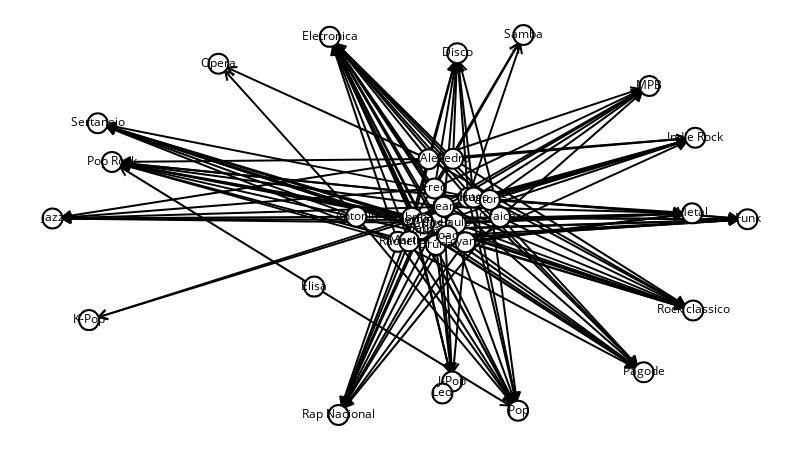

The notebook cell saved with this chart:
### Code cell
sn.show_graph(g2, nlab=True)

### Figure 1 — Plotly figure (JSON) as saved in the notebook; plotly's stock layout.template omitted (floating-point values rounded to 4 significant figures; data arrays with more than 128 entries replaced by an {"elided": "..."} marker saying what was removed)
{"data": [{"hoverinfo": "none", "line": {"color": "rgb(0, 0, 0)", "width": 2}, "mode": "lines", "x": {"elided": "1251 float values"}, "y": {"elided": "1251 float values"}}, {"hoverinfo": "none", "marker": {"color": "rgb(255, 255, 255)", "line": {"color": "rgb(0, 0, 0)", "width": 2}, "size": 20}, "mode": "markers+text", "text": ["Samba", "Isa", "Chen", "MPB", "Rap Nacional", "Pop", "Ale", "Rapha", "Paulo", "Elisa", "Pedro", "Antonio", "Forba", "Hugo", "K-Pop", "Metal", "Vitoria", "Indie Rock", "Fred", "Funk", "Rachel", "Toyama", "Sertanejo", "Sabrina", "Eletronica", "Pop Rock", "Disco", "Gabs", "Opera", "Bruna", "Martim", "Pagode", "Rock classico", "Joao", "Jean", "Carlos", "Jazz", "J-Pop", "Leo", "Graicer"], "textfont": {"color": "rgb(0, 0, 0)"}, "textposition": "middle center", "x": [0.6776, 0.5982, 0.5528, 0.8587, 0.4115, 0.6699, 0.5411, 0.5318, 0.5804, 0.3765, 0.5764, 0.4372, 0.5196, 0.606, 0.05251, 0.9202, 0.6292, 0.9248, 0.5496, 1, 0.4968, 0.5939, 0.06504, 0.5173, 0.399, 0.08557, 0.5823, 0.5289, 0.2388, 0.5517, 0.5133, 0.8507, 0.9218, 0.5683, 0.5633, 0.5344, 0, 0.5751, 0.561, 0.644], "y": [1, 0.5717, 0.5056, 0.866, 0, 0.01144, 0.673, 0.4872, 0.5042, 0.3379, 0.6742, 0.522, 0.5133, 0.5721, 0.2497, 0.5307, 0.5658, 0.7298, 0.5962, 0.5154, 0.4556, 0.4549, 0.7678, 0.5193, 0.9951, 0.6661, 0.9521, 0.4887, 0.9246, 0.4474, 0.4571, 0.1123, 0.2753, 0.472, 0.5483, 0.5037, 0.5172, 0.08792, 0.05679, 0.5213]}], "layout": {"height": 450, "margin": {"b": 0, "l": 0, "r": 0, "t": 0}, "showlegend": false, "width": 800, "xaxis": {"showgrid": false, "showticklabels": false, "zeroline": false}, "yaxis": {"showgrid": false, "showticklabels": false, "zeroline": false}}}
